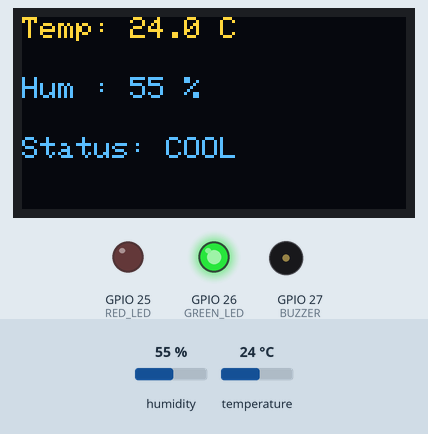
Bench run of a sketch on a simulated ESP32. On the bench: 128×64 one-colour display, output pins drawn as LEDs (lit = HIGH), buzzer (waves = sounding, pin HIGH). The inputs (shaded band) are chosen by the test bench; at power-on: humidity 55 %, temperature 24 °C. The OLED is the two-colour kind (top 16 rows yellow); what the sketch prints to the serial monitor is not drawn.

Above: at 3.2 s.
3.3 s: humidity set to 79 %
At 5.0 s:
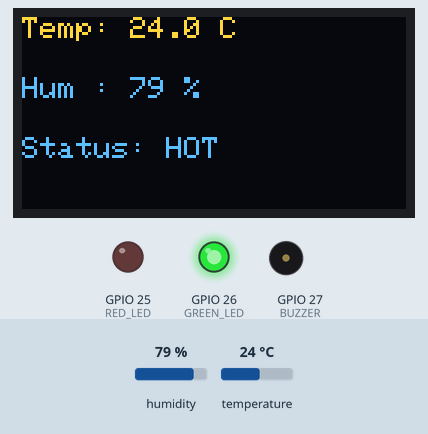
6.0 s: humidity set to 82 %
At 6.5 s:
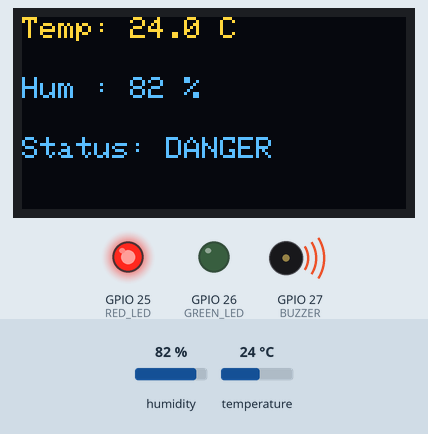
10.5 s: humidity set to 22 %
At 11.5 s:
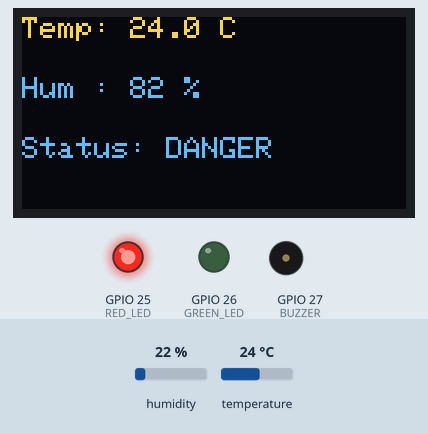
13.5 s: temperature set to 12 °C
At 15.0 s:
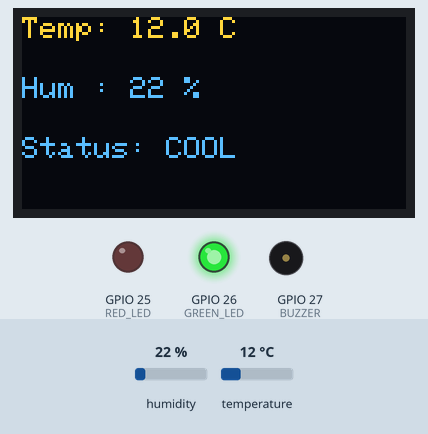
16.2 s: temperature set to 37 °C
At 19.2 s:
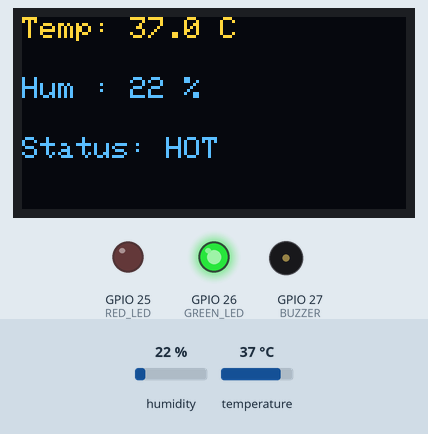
19.5 s: temperature set to 40 °C
At 20.8 s:
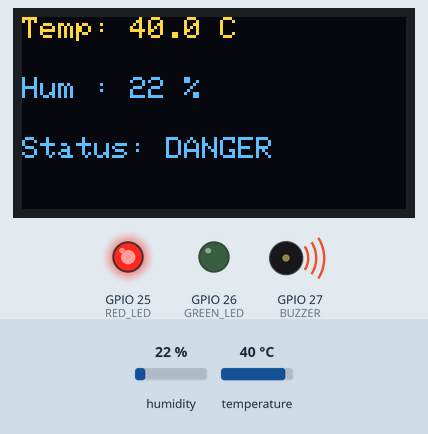
Timing chart, 0 to 23.2 s (numbered marks = the images above; inputs shaded):
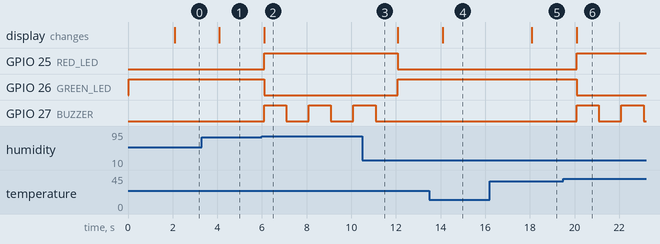

The sketch:

p1-climate-monitor.ino
```cpp
/******************************************************
  ESP32 Mini Weather Station
  Components:
  - ESP32 Dev Board
  - DHT11 Sensor
  - OLED Display SSD1306 (I2C)
  - Red LED
  - Green LED
  - Active Buzzer
******************************************************/

#include <Wire.h>
#include <DHTesp.h>
#include <Adafruit_GFX.h>
#include <Adafruit_SSD1306.h>

//---------------- OLED Settings ----------------
#define SCREEN_WIDTH 128
#define SCREEN_HEIGHT 64

Adafruit_SSD1306 display(SCREEN_WIDTH, SCREEN_HEIGHT, &Wire, -1);

//---------------- Pin Definitions ----------------
#define DHTPIN      4
#define RED_LED     25
#define GREEN_LED   26
#define BUZZER      27

//---------------- Objects ----------------
DHTesp dht;

//---------------- Variables ----------------
unsigned long lastSensorRead = 0;
unsigned long lastCSVLog = 0;

float temperature = 0;
float humidity = 0;
String status = "COMFORT";

void setup() {

  Serial.begin(115200);

  // Initialize DHT11
  dht.setup(DHTPIN, DHTesp::DHT11);

  // Initialize OLED
  Wire.begin(21, 22);

  if (!display.begin(SSD1306_SWITCHCAPVCC, 0x3C)) {
    Serial.println("OLED not found!");
    while (1);
  }

  display.clearDisplay();
  display.setTextSize(1);
  display.setTextColor(SSD1306_WHITE);

  // Output Pins
  pinMode(RED_LED, OUTPUT);
  pinMode(GREEN_LED, OUTPUT);
  pinMode(BUZZER, OUTPUT);

  digitalWrite(RED_LED, LOW);
  digitalWrite(GREEN_LED, HIGH);
  digitalWrite(BUZZER, LOW);

  display.setCursor(0,0);
  display.println("Mini Weather");
  display.println("Station");
  display.display();

  delay(2000);
}

void loop() {

  // Read DHT11 every 2 seconds
  if (millis() - lastSensorRead >= 2000) {

    lastSensorRead = millis();

    TempAndHumidity data = dht.getTempAndHumidity();

    temperature = data.temperature;
    humidity = data.humidity;

    // Print Raw Values
    Serial.print("Temperature: ");
    Serial.print(temperature);
    Serial.print(" C\tHumidity: ");
    Serial.print(humidity);
    Serial.println(" %");

    //------------- Comfort Index -------------

    if (temperature > 38 || humidity > 80) {
      status = "DANGER";
    }
    else if (temperature >= 34 || humidity >= 70) {
      status = "HOT";
    }
    else if (temperature >= 25 && temperature <= 33 &&
             humidity >= 40 && humidity <= 69) {
      status = "COMFORT";
    }
    else {
      status = "COOL";
    }

    //------------- OLED Display -------------

    display.clearDisplay();

    display.setCursor(0,0);
    display.print("Temp: ");
    display.print(temperature,1);
    display.println(" C");

    display.setCursor(0,20);
    display.print("Hum : ");
    display.print(humidity,0);
    display.println(" %");

    display.setCursor(0,40);
    display.print("Status: ");
    display.println(status);

    display.display();

    //------------- Threshold Logic -------------

    if (temperature > 38 || humidity > 80) {

      digitalWrite(RED_LED, HIGH);
      digitalWrite(GREEN_LED, LOW);

      digitalWrite(BUZZER, HIGH);
      delay(1000);
      digitalWrite(BUZZER, LOW);
    }
    else {

      digitalWrite(RED_LED, LOW);
      digitalWrite(GREEN_LED, HIGH);
      digitalWrite(BUZZER, LOW);
    }
  }

  //------------- CSV Logging every 5 sec -------------

  if (millis() - lastCSVLog >= 5000) {

    lastCSVLog = millis();

    Serial.print(millis());
    Serial.print(",");
    Serial.print(temperature);
    Serial.print(",");
    Serial.print(humidity);
    Serial.print(",");
    Serial.println(status);
  }

}
```

Measured:
- the behaviour switches between 80 and 81 % on humidity (found by bisection; images 1 and 2)
- the behaviour switches between 38 and 39 °C on temperature (found by bisection; images 5 and 6)
- after the input at 3.3 s, the display: changes after 0.79 s (image 1)
- after the input at 6.0 s, GPIO 25 (RED_LED): LOW → HIGH after 0.09 s; GPIO 26 (GREEN_LED): HIGH → LOW after 0.09 s; GPIO 27 (BUZZER): alternates HIGH for 1.0 s and LOW for 1.0 s, starting after 0.09 s; the display: changes after 0.09 s (image 2)
- after the input at 10.5 s, GPIO 25 (RED_LED): HIGH → LOW after 1.6 s; GPIO 26 (GREEN_LED): LOW → HIGH after 1.6 s; GPIO 27 (BUZZER): goes on until 11.1 s, then stays LOW
- after the input at 13.5 s, the display: changes after 0.59 s (image 4)
- after the input at 16.2 s, the display: changes after 1.9 s (image 5)
- after the input at 19.5 s, GPIO 25 (RED_LED): LOW → HIGH after 0.59 s; GPIO 26 (GREEN_LED): HIGH → LOW after 0.59 s; GPIO 27 (BUZZER): alternates HIGH for 1.0 s and LOW for 1.0 s, starting after 0.59 s; the display: changes after 0.59 s (image 6)
